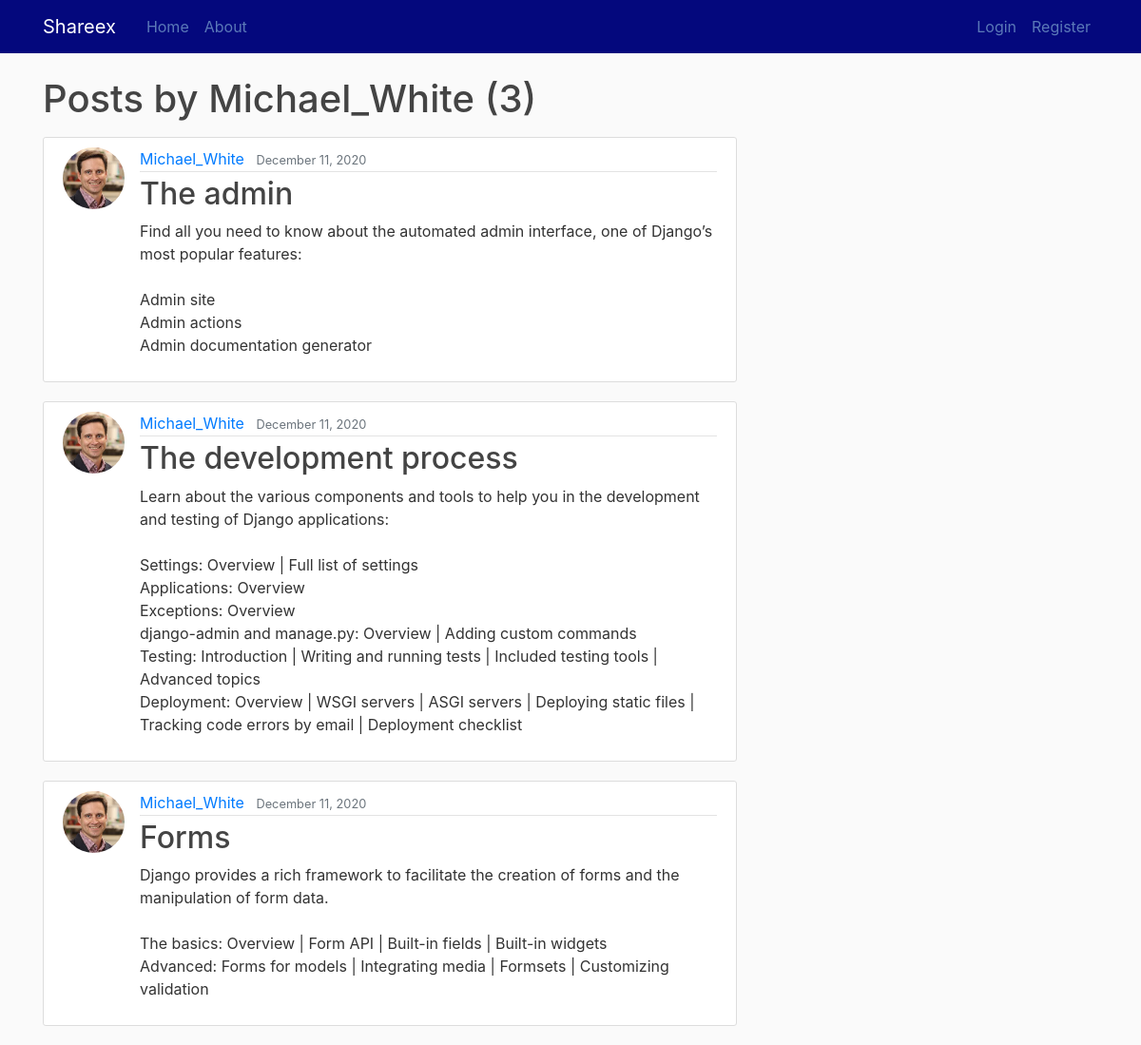
Screenshot of /user/Michael_White with the database file from the repository.
### blog/models.py (models this page shows, shortened)
class Post(models.Model):
	title = models.CharField(max_length=100)
	content = models.TextField()
	date = models.DateTimeField(default=timezone.now)
	author = models.ForeignKey(User, on_delete=models.CASCADE)

### users/models.py (models this page shows, shortened)
class Profile(models.Model):
	user = models.OneToOneField(User, on_delete=models.CASCADE)
	image = models.ImageField(default='default.jpg', upload_to='profile_pics')

### blog/views.py (the view)
# urls.py: path('user/<username>', UserPostListView.as_view(), name = 'user-posts'),
class UserPostListView(ListView):
	model = Post
	template_name = 'blog/user_posts.html'
	context_object_name = 'posts'
	paginate_by = 7
	def get_queryset(self):
		user = get_object_or_404(User, username = self.kwargs.get('username'))
		return Post.objects.filter(author=user).order_by('-date')

### blog/templates/blog/user_posts.html (shortened to what this page needs)
{% extends "blog/base.html" %}
{% block content %}
	<h1 class="mb-3">Posts by {{ view.kwargs.username }} ({{ page_obj.paginator.count }}) </h1>
	{% for post in posts %}
		<article class="media content-section">
		  <img class="rounded-circle article-img" src="{{ post.author.profile.image.url }}">
		  <div class="media-body">
		    <div class="article-metadata">
		      <a class="mr-2" href="{% url 'user-posts' post.author.username %}">{{ post.author }}</a>
		      <small class="text-muted">{{ post.date | date:"F d, Y" }}</small>
		    </div>
		    <h2><a class="article-title" href="{% url 'post-detail' post.id %}">{{ post.title }}</a></h2>
		    <p class="article-content">{{ post.content }}</p>
		  </div>
		</article>
	{% endfor %}
{% endblock content %}

### blog/static/blog/main.css (style rules this page uses)
body { background: #fafafa; color: #333333; margin-top: 5rem; }
h1, h2, h3, h4, h5, h6 { color: #444444; }
.content-section { background: #ffffff; padding: 10px 20px; border: 1px solid #dddddd; border-radius: 3px; margin-bottom: 20px; }
.article-title { color: #444444; }
.article-content { white-space: pre-line; }
.article-img { height: 65px; width: 65px; margin-right: 16px; }
.article-metadata { padding-bottom: 1px; margin-bottom: 4px; border-bottom: 1px solid #e3e3e3 }

### rows the page displays
Post: author.profile.image (picture), author "Michael_White", date "December 11, 2020", title "The admin", content "Find all you need to know about the automated admin interface, one of Django’s most popular features: Admin site Admin actions Admin documentation generator"
Post: author.profile.image (picture), author "Michael_White", date "December 11, 2020", title "The development process", content "Learn about the various components and tools to help you in the development and testing of Django applications: Settings: Overview | Full list of settings Applications: Overview Exceptions: Overview django-admin and manage.py: Overview | Adding custom commands Testing: Introduction | Writing and running tests | Included testing tools | Advanced topics Deployment: Overview | WSGI servers | ASGI servers | Deploying static files | Tracking code errors by email | Deployment checklist"
Post: author.profile.image (picture), author "Michael_White", date "December 11, 2020", title "Forms", content "Django provides a rich framework to facilitate the creation of forms and the manipulation of form data. The basics: Overview | Form API | Built-in fields | Built-in widgets Advanced: Forms for models | Integrating media | Formsets | Customizing validation"

### other values shown
{{ view.kwargs.username }} "Michael_White"
{{ page_obj.paginator.count }} "3"
